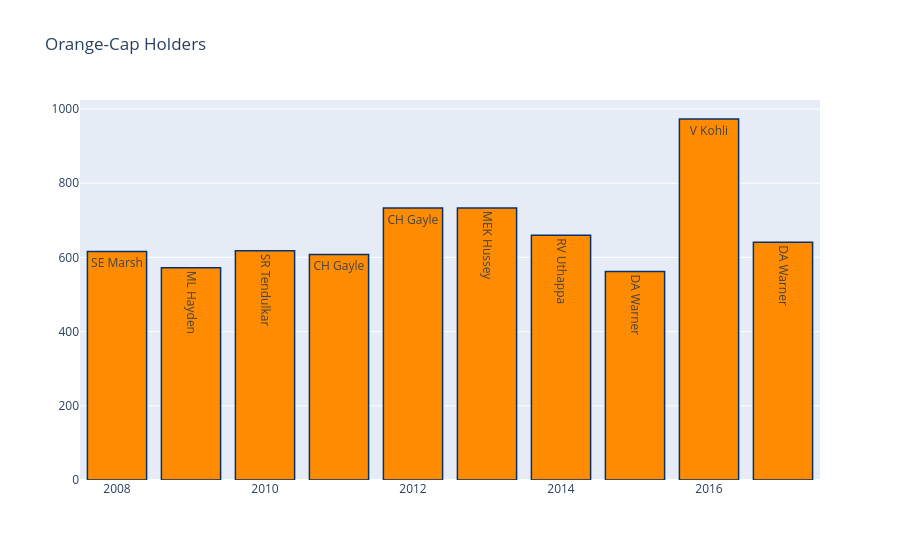

Notebook code cell kept with this figure:
### Markdown cell above
Orange Caps each Season (Highest Run better Per Season)

### Code cell
orange = matches[['id', 'season']]
orange = orange.merge(deliveries, left_on = 'id', right_on = 'match_id', how = 'left')
orange = orange.groupby(['season', 'batsman'])['batsman_runs'].sum().reset_index()
orange = orange.sort_values('batsman_runs', ascending = 0)
orange = orange.drop_duplicates(subset = ['season'], keep = 'first')
orange = orange.sort_values(by = 'season')
trace1 = go.Bar(
x = orange['season'].values,
y = orange['batsman_runs'].values,
name = 'Total Matches',
text = orange['batsman'].values,
marker = dict(
color = 'rgb(255, 140, 0)',
line = dict(
color = 'rgb(8, 48, 107)',
width = 1.5,
)
),
opacity = 1
)
layout = go.Layout(
title = 'Orange-Cap Holders',
)
data = [trace1]
fig = go.Figure(data = data, layout = layout)
py.iplot(fig, filename = 'stacked-bar')

### Figure 1 — Plotly figure (JSON) as saved in the notebook; plotly's stock layout.template omitted (floating-point values rounded to 4 significant figures)
{"data": [{"marker": {"color": "rgb(255, 140, 0)", "line": {"color": "rgb(8, 48, 107)", "width": 1.5}}, "name": "Total Matches", "opacity": 1, "text": ["SE Marsh", "ML Hayden", "SR Tendulkar", "CH Gayle", "CH Gayle", "MEK Hussey", "RV Uthappa", "DA Warner", "V Kohli", "DA Warner"], "type": "bar", "x": [2008, 2009, 2010, 2011, 2012, 2013, 2014, 2015, 2016, 2017], "y": [616, 572, 618, 608, 733, 733, 660, 562, 973, 641]}], "layout": {"title": {"text": "Orange-Cap Holders"}}}
